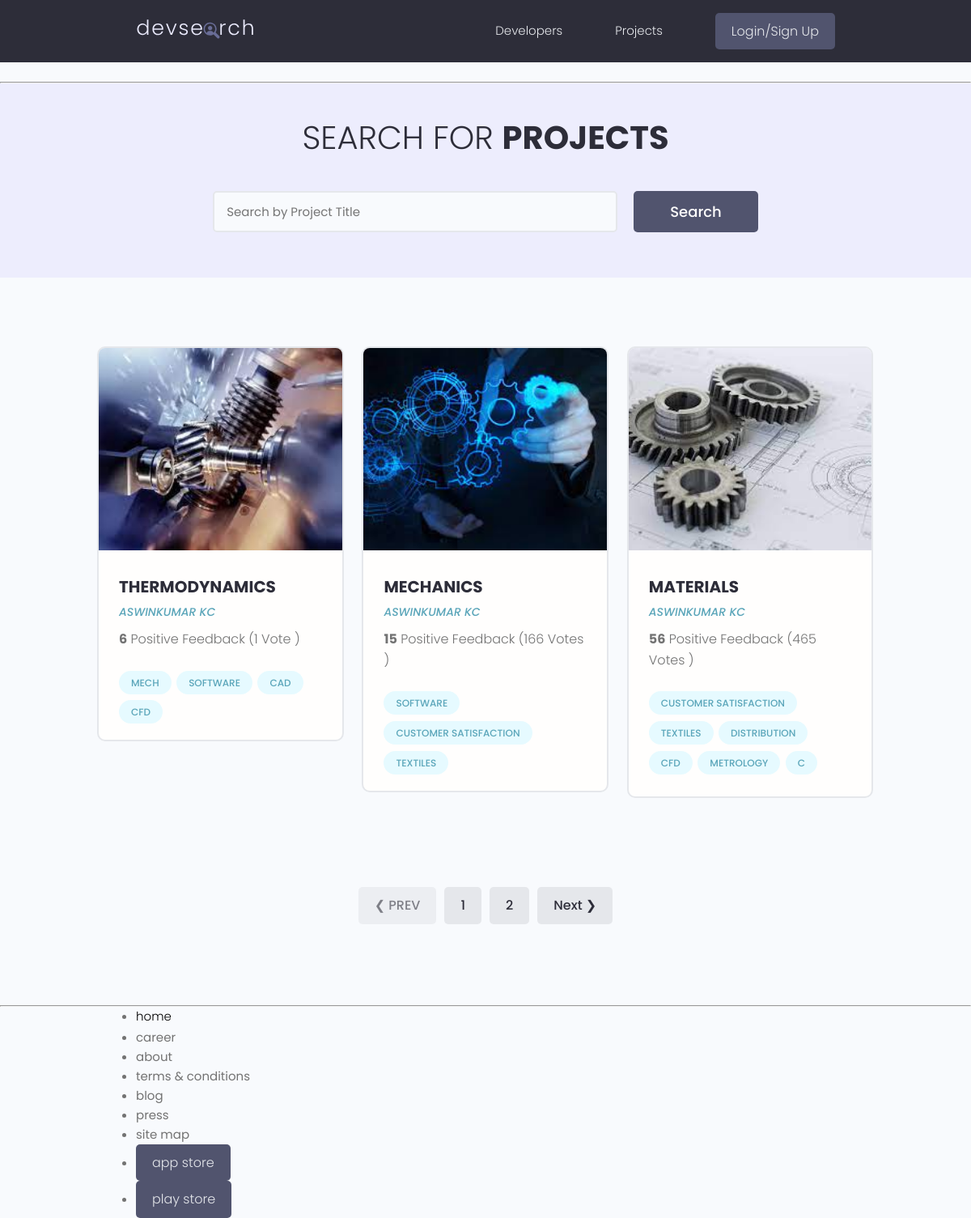
Page /project1/ on the committed database.
### project1/models.py (models this page shows, shortened)
class Project(models.Model):
    project_type = [('static','static application'),
                    ('dynamic','web application')
    ]
    owner = models.ForeignKey(Profile,on_delete=models.CASCADE,null=True,blank=True)
    title = models.CharField (max_length=500)
    description = models.TextField (max_length=5000,null=True,blank=True)
    image = models.ImageField (upload_to='photos/', default='photos/download.jpg',null=True,blank=True)
    demo_link = models.CharField (max_length=2000,null=True,blank=True)
    source_link = models.CharField (max_length=2000,null=True,blank=True)
    tags= models.ManyToManyField('Tag',blank=True)
    created = models.DateTimeField (auto_now_add=True)
    vote_total = models.IntegerField (default=0,null=True,blank=True)
    vote_ratio = models.IntegerField (default=0,null=True,blank=True)
    type = models.CharField (max_length=30,choices=project_type,null=True,blank=True)

class Tag(models.Model):
    name=models.CharField(max_length=500)
    created = models.DateTimeField (auto_now_add=True)
    def __str__(self):
        return self.name

### users/models.py (models this page shows, shortened)
class Profile(models.Model):
    user = models.OneToOneField(User,on_delete=models.CASCADE,null=True,blank=True)
    name = models.CharField(max_length=200)
    username = models.CharField(max_length=200,null=True,blank=True)
    email = models.EmailField(null=True,blank=True)
    profile_image = models.ImageField(upload_to='profiles',default='profiles/download.png',null=True,blank=True)
    short_intro = models.CharField(max_length=2000,null=True,blank=True)
    bio = models.TextField(null=True,blank=True)
    location = models.CharField(max_length=500,null=True,blank=True)
    social_github = models.CharField(max_length=2000,null=True,blank=True)
    social_twitter = models.CharField(max_length=2000,null=True,blank=True)
    social_youtube = models.CharField(max_length=2000,null=True,blank=True)
    social_linkedin = models.CharField(max_length=2000,null=True,blank=True)
    social_website = models.CharField(max_length=2000,null=True,blank=True)
    created = models.DateTimeField(auto_now_add=True)

### project1/views.py (the view)
# urls.py: path('', views.project2, name='project2'),
def project2(request):
    projects = searchProjects(request)
    page_projects, custom_range = paginateProjects(request,projects,3)
    Context = {
        'projects' : page_projects,
        'custom_range': custom_range,
    }
    return render(request,'project1/project1.html',Context)

### project1/utils.py (called while the page is built)
def searchProjects(request):
    search_query=''
    if request.GET.get('search_query'):
        search_query= request.GET['search_query']
    print('search query')
    tags = Tag.objects.filter(name__icontains=search_query)
    projects = Project.objects.filter(Q(title__icontains=search_query) |
                                      Q (owner__name__icontains=search_query) |
                                       Q (tags__in=tags)).distinct()
    return projects

def paginateProjects(request, projects, no_of_proj):
    paginator = Paginator(projects,no_of_proj)
    page = request.GET.get('page')
    try:
        page_projects = paginator.page(page)
    except PageNotAnInteger:
        page = 1
        page_projects = paginator.page(page)
    except EmptyPage:
        page = paginator.num_pages
        page_projects = paginator.page(page)
    leftIndex = int(page) - 2
    if leftIndex < 1:
        leftIndex = 1
    rightIndex = int(page) + 2
    if rightIndex > paginator.num_pages:
        rightIndex = paginator.num_pages + 1
    custom_range = range(leftIndex,rightIndex)
    return page_projects, custom_range

### project1/templates/project1/project1.html (shortened to what this page needs)
{% extends 'main.html' %}
{% block content %}
     <main class="projects">
          <section class="hero-section text-center">
            <div class="container container--narrow">
              <div class="hero-section__box">
                <h2>Search for <span>Projects</span></h2>
              </div>
              <div class="hero-section__search">
                <form class="form" action="" method="get">
                  <div class="form__field">
                    <input class="input input--text" id="formInput#search" type="text" name="search_query" value="{{request.GET.search_query}}"
                      placeholder="Search by Project Title" />
                  </div>
                  <input class="btn btn--sub btn--lg" type="submit" value="Search" />
                </form>
              </div>
            </div>
          </section>
          <section class="projectsList">
            <div class="container">
              <div class="grid grid--three">
               {% for pyt in projects %}
                <div class="column">
                  <div class="card project">
                    <a href="{% url 'project1:project3' pyt.id %}" class="project">
                      <img class="project__thumbnail" src="{{ pyt.image.url }}" alt="project thumbnail" />
                      <div class="card__body">
                        <h3 class="project__title">{{ pyt.title }}</h3>
                        <p><a class="project__author" href="{% url 'users:single-profile' pyt.owner.id %}">{{pyt.owner.name}}</a></p>
                        <p class="project--rating">
                          <span style="font-weight: bold;">{{ pyt.vote_ratio }}</span> Positive
                          Feedback ({{ pyt.vote_total }} Vote{{ pyt.vote_total|pluralize:"s" }} )
                        </p>
                        <div class="project__tags">
                         {% for tag in pyt.tags.all %}
                          <span class="tag tag--pill tag--main">
                            <small>{{ tag }}</small>
                          </span>
                          {% endfor %}
                        </div>
                      </div>
                    </a>
                  </div>
                </div>
                {% endfor %}
          </section>
    {% if projects.has_other_pages %}
    <div class="pagination">
      <ul class="container">
        {% if projects.has_previous %}
        <li><a href="?page={{projects.previous_page_number}}&search_query={{request.GET.search_query}}" class="btn">&#10094; Prev</a></li>
        {% else %}
        <li><a href="" class="btn btn--disabled">&#10094; PREV</a></li>
        {% endif %}
        {% for page in custom_range %}
        {% if page == profiles.number %}
        <li><a href="?page={{page}}&search_query={{request.GET.search_query}}" class="btn btn--sub">{{page}}</a></li>
        {% else %}
        <li><a href="?page={{page}}&search_query={{request.GET.search_query}}" class="btn">{{page}}</a></li>
        {% endif %}
        {% endfor %}
        {% if projects.has_next %}
        <li><a href="?page={{projects.next_page_number}}&search_query={{request.GET.search_query}}" class="btn">Next  &#10095;</a></li>
        {% else %}
        <li><a href="" class="btn btn--disabled"> NEXT &#10095; </a></li>
        {% endif %}
        </ul>
    </div>
    {% endif %}
    </main>
{% endblock %}

### templates/main.html (shortened to what this page needs)
<!DOCTYPE html>
{% load static %}
<html lang="en">
<head>
  <link rel="stylesheet" href="https://cdn.iconmonstr.com/1.3.0/css/iconmonstr-iconic-font.min.css" />
  <link rel="stylesheet" href="{% static 'uikit/styles/uikit.css' %}" />
  <link rel="stylesheet" href="{% static 'styles/app.css' %}" />
</head>
<body>
    {% include 'nav.html' %}
    <hr>
    {% block content %}
    {% endblock %}
    <hr>
</body>
<footer class="footer">
  <div class="container container--narrow">
        <ul class="header__menu">
        <li class="header__menuItem"><a href=""><a style="color:black;">home</a></li>
        <li class="header__menuItem"><a href=""><a style="color:black;"></a>career</a></li>
        <li class="header__menuItem"><a href=""><a style="color:black;"></a>about</a></li>
        <li class="header__menuItem"><a href=""><a style="color:black;"></a>terms & conditions</a></li>
        <li class="header__menuItem"><a href=""><a style="color:black;"></a>blog</a></li>
        <li class="header__menuItem"><a href=""><a style="color:black;"></a>press</a></li>
        <li class="header__menuItem"><a href=""><a style="color:black;"></a>site map</a></li>
        <li class="header__menuItem"><a href="" class="btn btn--sub">app store</a></li>
        <li class="header__menuItem"><a href="" class="btn btn--sub">play store</a></li>
        </ul>
</footer>
</html>

### templates/nav.html (shortened to what this page needs)
{% load static %}
<header class="header">
    <div class="container container--narrow">
      <a href="/" class="header__logo">
        <img src="{% static 'images/logo.svg' %}" alt="DevSearch Logo" />
      </a>
      <nav class="header__nav">
        <ul class="header__menu">
          <li class="header__menuItem"><a href="{% url 'users:all-profile' %}">Developers</a></li>
          <li class="header__menuItem"><a href="{% url 'project1:project2' %}">Projects</a></li>
          {% if request.user.is_authenticated %}
          <li class="header__menuItem"><a href="{% url 'users:inbox' %}">Inbox</a></li>
          <li class="header__menuItem"><a href=" {% url 'users:account' %} ">My account</a></li>
          <li class="header__menuItem"><a href=" {% url 'users:logout' %}" class="btn btn--sub">Logout</a></li>
          {% else %}
          <li class="header__menuItem"><a href=" {% url 'users:login' %}" class="btn btn--sub">Login/Sign Up</a></li>
          {% endif %}
        </ul>
      </nav>
    </div>
  </header>

### static/styles/app.css (style rules this page uses)
:root { --color-sub: #2d2d39; }
.btn--sub { background-color: var(--color-sub-light); }
.card { border: 2px solid var(--color-light); }
img { width: 100%; }
.header { position: sticky; z-index: 111; background-color: var(--color-sub); padding: 1.5rem 0; }
.header > .container { display: flex; justify-content: space-between; align-items: center; }
.header__logo > img { height: 3.8rem; }
.header__nav > ul { display: inline-flex; align-items: center; list-style: none; gap: 6.5rem; }
.header__menuItem > a { color: var(--color-light); font-weight: 300; }
.hero-section { height: 40vh; display: flex; align-items: center; background-color: var(--color-sub); }
.hero-section__box { margin-bottom: 4rem; }
.hero-section__box > h2, .hero-section__box > h2 > span { font-size: 4rem; color: var(--color-light); line-height: 1.3; text-transform: uppercase; }
.hero-section__box > h2 { font-weight: 300; }
.hero-section__box > h2 > span { font-weight: 700; }
.hero-section__search > .form { display: flex; align-items: center; justify-content: center; gap: 2rem; }
.hero-section__search > .form input.input--text { width: 50rem; }
.pagination { margin-top: 8rem; margin-bottom: 10rem; }
.pagination > ul { flex-wrap: wrap; list-style: none; display: flex; align-items: center; justify-content: center; gap: 1rem; }
.pagination .btn { color: var(--color-sub); }
.project__author { font-size: 1.4rem; font-style: italic; }
.project--rating { margin-bottom: 1.6em; margin-top: .5em; }
.projects > .hero-section { background: var(--color-sub-lighter); height: 30vh; }
.projects .hero-section__box { margin-bottom: 2.5rem; }
.projects .hero-section__box > h2 { color: var(--color-sub); }
.projects .hero-section__box > h2 > span { font-weight: 700; color: var(--color-sub); }
.projectsList { margin-top: 8rem; }
.project__thumbnail { height: 25rem; object-fit: cover; object-position: top center; }
.project__title { font-size: 2rem; font-weight: 700; color: var(--color-sub); }

### static/uikit/styles/modules/_variables.css (style rules this page uses)
:root { --color-main: #5aa5b9; --color-main-light: #e6faff; --color-sub: #3f4156; --color-sub-light: #51546e; --color-sub-lighter: #ededfd; --color-text: #737373; --color-gray: #8b8b8b; --color-light: #e5e7eb; --color-light-gray: #767676; --color-bg: #f8fafd; --color-white: #fffefd; --color-white-light: #f3f3f3; --color-success: #359e64; --color-success-bg: #def8e8; --color-error: #fc4b0b; --color-error-bg: #fff2ee; --font-base: 'Poppins', arial, helvetica, 'Segoe UI', roboto, ubuntu, sans-serif; --font-monospace: 'Fira Code', 'Courier New', courier, monospace; --font-regular: 300; --font-medium: 500; --font-bold: 700; --generic-shadow: 1px 1px 5px #00000010; --generic-transition: all 0.3s ease-in-out; }

### static/uikit/styles/modules/_base.css (style rules this page uses)
* { margin: 0; padding: 0; box-sizing: border-box; text-rendering: optimizeLegibility; color: inherit; font-size: inherit; }
html { font-size: 50%; }
@media only screen and (min-width: 480px) { html { font-size: 56.25%; } }
@media only screen and (min-width: 1200px) { html { font-size: 62.5%; } }
body { line-height: 1.6; font-weight: 400; font-size: 1.5rem; color: var(--color-text); background-color: var(--color-bg); min-height: 100vh; }

### static/uikit/styles/modules/_typography.css (style rules this page uses)
* { font-family: var(--font-base); }
h2 { font-size: 3.6rem; font-weight: var(--font-bold); }
h3 { font-size: 3.2rem; font-weight: var(--font-medium); }
p, span, strong { font-size: 1.6rem; color: var(--color-text); font-weight: var(--font-regular); }
a { padding-bottom: 2px; text-decoration: none; display: inline-block; color: var(--color-main); font-weight: var(--font-medium); }

### static/uikit/styles/modules/_utilities.css (style rules this page uses)
.container { width: 92%; max-width: 165rem; margin: 0 auto; box-sizing: border-box; }
.container--narrow { width: 92%; max-width: 120rem; }
@media screen and (min-width: 1000px) { .container { width: 90%; } }
@media screen and (min-width: 1000px) { .container--narrow { width: 85%; } }
@media screen and (min-width: 1200px) { .container { width: 80%; } }
@media screen and (min-width: 1200px) { .container--narrow { width: 72%; } }
.text-center { text-align: center; }

### static/uikit/styles/modules/_card.css (style rules this page uses)
.card { border-radius: 1rem; background-color: var(--color-white); border: 1.5px solid var(--color-light); width: auto; height: auto; margin-top: 0.5rem; margin-bottom: 0.5rem; overflow: hidden; }
.card__body, .card__header { padding: 2rem 2.5rem; }

### rows in the picture
Project: image (picture), title "THERMODYNAMICS", owner.name "ASWINKUMAR KC", vote_ratio "6", vote_total "1"
Tag: name "MECH"
Tag: name "SOFTWARE"
Tag: name "CAD"
Tag: name "CFD"
Project: image (picture), title "MECHANICS", owner.name "ASWINKUMAR KC", vote_ratio "15", vote_total "166"
Tag: name "CUSTOMER SATISFACTION"
Tag: name "TEXTILES"
Project: image (picture), title "MATERIALS", owner.name "ASWINKUMAR KC", vote_ratio "56", vote_total "465"
Tag: name "DISTRIBUTION"
Tag: name "METROLOGY"
Tag: name "C"

### other values in the picture
{{ page }} "1" "2"
